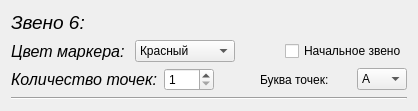
                 <widget class="QWidget" name="linkForm_6" native="true">
                  <layout class="QVBoxLayout" name="verticalLayout_19">
                   <item>
                    <widget class="QLabel" name="label_63">
                     <property name="font">
                      <font>
                       <pointsize>14</pointsize>
                       <italic>true</italic>
                      </font>
                     </property>
                     <property name="text">
                      <string>Звено 6:</string>
                     </property>
                    </widget>
                   </item>
                   <item>
                    <layout class="QHBoxLayout" name="horizontalLayout_36">
                     <property name="spacing">
                      <number>10</number>
                     </property>
                     <item>
                      <widget class="QLabel" name="label_64">
                       <property name="font">
                        <font>
                         <pointsize>12</pointsize>
                         <italic>true</italic>
                        </font>
                       </property>
                       <property name="text">
                        <string>Цвет маркера:</string>
                       </property>
                      </widget>
                     </item>
                     <item>
                      <widget class="QComboBox" name="link_6_color">
                       <property name="minimumSize">
                        <size>
                         <width>100</width>
                         <height>0</height>
                        </size>
                       </property>
                       <item>
                        <property name="text">
                         <string>Красный</string>
                        </property>
                       </item>
                       <item>
                        <property name="text">
                         <string>Желтый</string>
                        </property>
                       </item>
                       <item>
                        <property name="text">
                         <string>Синий</string>
                        </property>
                       </item>
                       <item>
                        <property name="text">
                         <string>Зелёный</string>
                        </property>
                       </item>
                      </widget>
                     </item>
                     <item>
                      <spacer name="horizontalSpacer_33">
                       <property name="orientation">
                        <enum>Qt::Horizontal</enum>
                       </property>
                       <property name="sizeHint" stdset="0">
                        <size>
                         <width>40</width>
                         <height>20</height>
                        </size>
                       </property>
                      </spacer>
                     </item>
                     <item>
                      <widget class="QCheckBox" name="link_6_initial">
                       <property name="text">
                        <string>Начальное звено</string>
                       </property>
                      </widget>
                     </item>
                    </layout>
                   </item>
                   <item>
                    <layout class="QHBoxLayout" name="horizontalLayout_37">
                     <item>
                      <widget class="QLabel" name="label_65">
                       <property name="font">
                        <font>
                         <pointsize>12</pointsize>
                         <italic>true</italic>
                        </font>
                       </property>
                       <property name="text">
                        <string>Количество точек:</string>
                       </property>
                      </widget>
                     </item>
                     <item>
                      <widget class="QSpinBox" name="link_6_points">
                       <property name="maximumSize">
                        <size>
                         <width>50</width>
                         <height>16777215</height>
                        </size>
                       </property>
                       <property name="minimum">
                        <number>1</number>
                       </property>
                       <property name="maximum">
                        <number>3</number>
                       </property>
                      </widget>
                     </item>
                     <item>
                      <spacer name="horizontalSpacer_34">
                       <property name="orientation">
                        <enum>Qt::Horizontal</enum>
                       </property>
                       <property name="sizeType">
                        <enum>QSizePolicy::Minimum</enum>
                       </property>
                       <property name="sizeHint" stdset="0">
                        <size>
                         <width>40</width>
                         <height>20</height>
                        </size>
                       </property>
                      </spacer>
                     </item>
                     <item>
                      <widget class="QLabel" name="label_66">
                       <property name="text">
                        <string>Буква точек:</string>
                       </property>
                      </widget>
                     </item>
                     <item>
                      <widget class="QComboBox" name="link_6_letter">
                       <property name="maximumSize">
                        <size>
                         <width>50</width>
                         <height>16777215</height>
                        </size>
                       </property>
                       <item>
                        <property name="text">
                         <string>A</string>
                        </property>
                       </item>
                       <item>
                        <property name="text">
                         <string>B</string>
                        </property>
                       </item>
                       <item>
                        <property name="text">
                         <string>C</string>
                        </property>
                       </item>
                       <item>
                        <property name="text">
                         <string>D</string>
                        </property>
                       </item>
                       <item>
                        <property name="text">
                         <string>E</string>
                        </property>
                       </item>
                       <item>
                        <property name="text">
                         <string>F</string>
                        </property>
                       </item>
                       <item>
                        <property name="text">
                         <string>G</string>
                        </property>
                       </item>
                      </widget>
                     </item>
                    </layout>
                   </item>
                   <item>
                    <widget class="Line" name="line_9">
                     <property name="orientation">
                      <enum>Qt::Horizontal</enum>
                     </property>
                    </widget>
                   </item>
                  </layout>
                 </widget>
